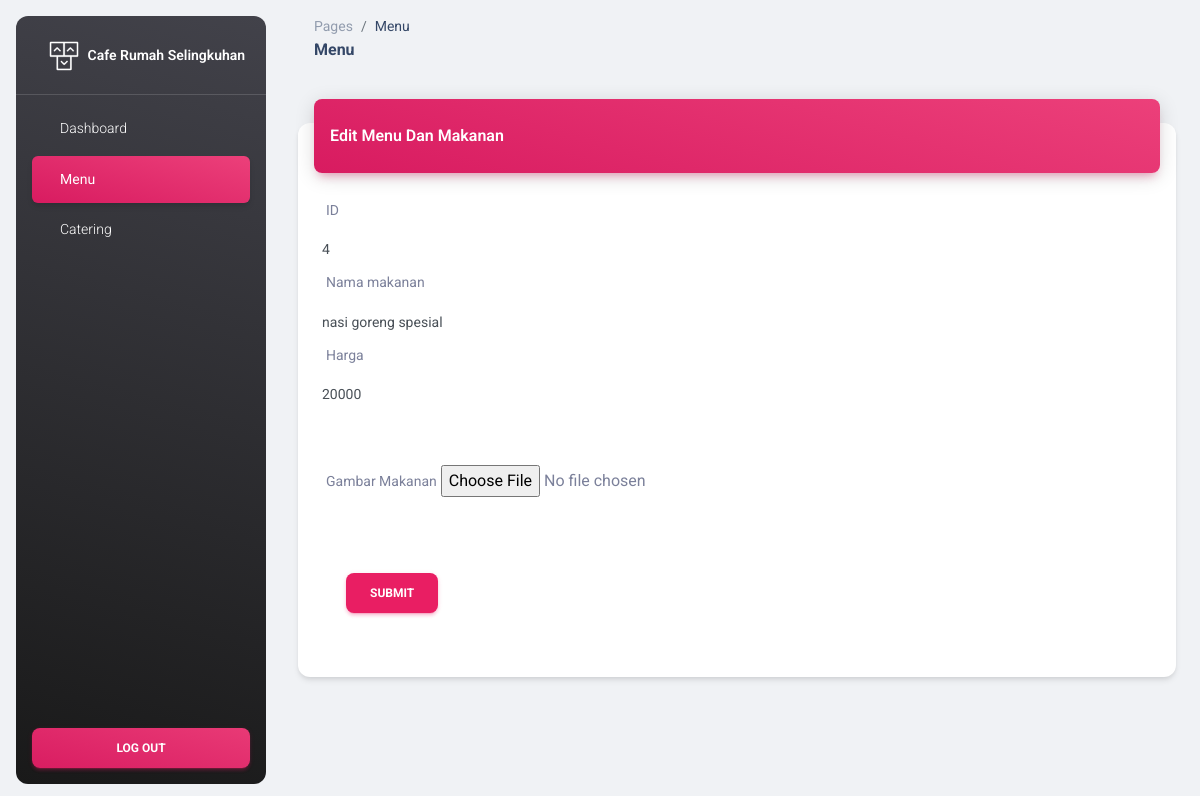
/admin/editmenu.php?id_menu=4, run on the app's committed database.
### tables this page shows
CREATE TABLE `menu` (
  `id_menu` int(11) NOT NULL,
  `menu` varchar(30) NOT NULL,
  `jumlah` int(11) NOT NULL,
  `harga` int(10) NOT NULL,
  `gambar` text NOT NULL,
  `harga_pesan` int(11) NOT NULL
);

### admin/editmenu.php (the view, shortened to what this page needs)
<!DOCTYPE html>
<html lang="en">
<head>
  <link href="./assets/css/nucleo-icons.css" rel="stylesheet" />
  <link href="./assets/css/nucleo-svg.css" rel="stylesheet" />
  <link id="pagestyle" href="./assets/css/material-dashboard.css?v=3.0.2" rel="stylesheet" />
  <link rel="stylesheet" type="text/css" href="jquery.dataTables.min.css">
</head>
<body class="g-sidenav-show  bg-gray-200">
  <aside class="sidenav navbar navbar-vertical navbar-expand-xs border-0 border-radius-xl my-3 fixed-start ms-3   bg-gradient-dark" id="sidenav-main">
    <div class="sidenav-header">
      <a class="navbar-brand m-0" href=" https://demos.creative-tim.com/material-dashboard/pages/dashboard " target="_blank">
        <img src="./assets/img/logo-ct.png" class="navbar-brand-img h-100" alt="main_logo">
        <span class="ms-1 font-weight-bold text-white">Cafe Rumah Selingkuhan</span>
      </a>
    </div>
    <hr class="horizontal light mt-0 mb-2">
    <div class="collapse navbar-collapse  w-auto  max-height-vh-100" id="sidenav-collapse-main">
      <ul class="navbar-nav">
        <li class="nav-item">
          <a class="nav-link text-white " href="index.php">
            <span class="nav-link-text ms-1">Dashboard</span>
          </a>
        </li>
        <li class="nav-item">
          <a class="nav-link text-white active bg-gradient-primary " href="menu.php">
            <span class="nav-link-text ms-1">Menu</span>
          </a>
        </li>
        <li class="nav-item">
          <a class="nav-link text-white " href="catering.php">
            <span class="nav-link-text ms-1">Catering</span>
          </a>
        </li>
      </ul>
    </div>
    <div class="sidenav-footer position-absolute w-100 bottom-0 ">
      <div class="mx-3">
        <a class="btn bg-gradient-primary mt-4 w-100"href="../index.php" type="button">Log Out</a>
      </div>
    </div>
  </aside>
  <main class="main-content position-relative max-height-vh-100 h-100 border-radius-lg ">
    <nav class="navbar navbar-main navbar-expand-lg px-0 mx-4 shadow-none border-radius-xl" id="navbarBlur" navbar-scroll="true">
      <div class="container-fluid py-1 px-3">
        <nav aria-label="breadcrumb">
          <ol class="breadcrumb bg-transparent mb-0 pb-0 pt-1 px-0 me-sm-6 me-5">
            <li class="breadcrumb-item text-sm"><a class="opacity-5 text-dark" href="javascript:;">Pages</a></li>
            <li class="breadcrumb-item text-sm text-dark active" aria-current="page">Menu</li>
          </ol>
          <h6 class="font-weight-bolder mb-0">Menu</h6>
        </nav>
      </div>
    </nav>
    <div class="container-fluid py-4">
      <div class="row">
        <div class="col-12">
          <div class="card my-4">
            <div class="card-header p-0 position-relative mt-n4 mx-3 z-index-2">
              <div class="bg-gradient-primary shadow-primary border-radius-lg pt-4 pb-3">
                <h6 class="text-white text-capitalize ps-3">Edit Menu dan makanan</h6>
              </div>
            </div>
            <div class="card-body">
            <?php
                $koneksi = new mysqli("localhost", "root", "", "cafe");
                $id = $_GET['id_menu'];
                $data = mysqli_query($koneksi,"select * from menu where id_menu='$id'");
                while($d = mysqli_fetch_array($data)){
            ?>
            <form action="" method="post" enctype="multipart/form-data">
                 <div class="form-group">
                    <label>ID</label>
                    <input type="text" class="form-control"  id="id_menu" name="id_menu" value="<?php echo $d ['id_menu'] ?> ">
                  </div>
                  <div class="form-group">
                    <label>Nama makanan</label>
                    <input type="text" class="form-control"  id="menu" name="menu" value="<?php echo $d ['menu'] ?> ">
                  </div>
                  <div class="form-group">
                    <label> Harga </label>
                    <input type="text" class="form-control" id="harga" name="harga" value="<?php echo $d ['harga'] ?> " >
                  </div>
                  <br></br>
                   <div class="form-group">
                    <label>Gambar Makanan</label>
                    <input type="file" id="gambar" name="gambar">
                  </div>
            </div>
            <div class="card-footer">
            <div class="card-footer">
                  <button type="submit" name="simpan" value="simpan" class="btn btn-primary">Submit</button>
            </div>
          </div>
          <?php
                  }
	        ?>
        </div>
      </div>
          </div>
  </main>
</body>
</html>

### data on the page
menu: id_menu "4", menu "nasi goreng spesial", harga "20000"
